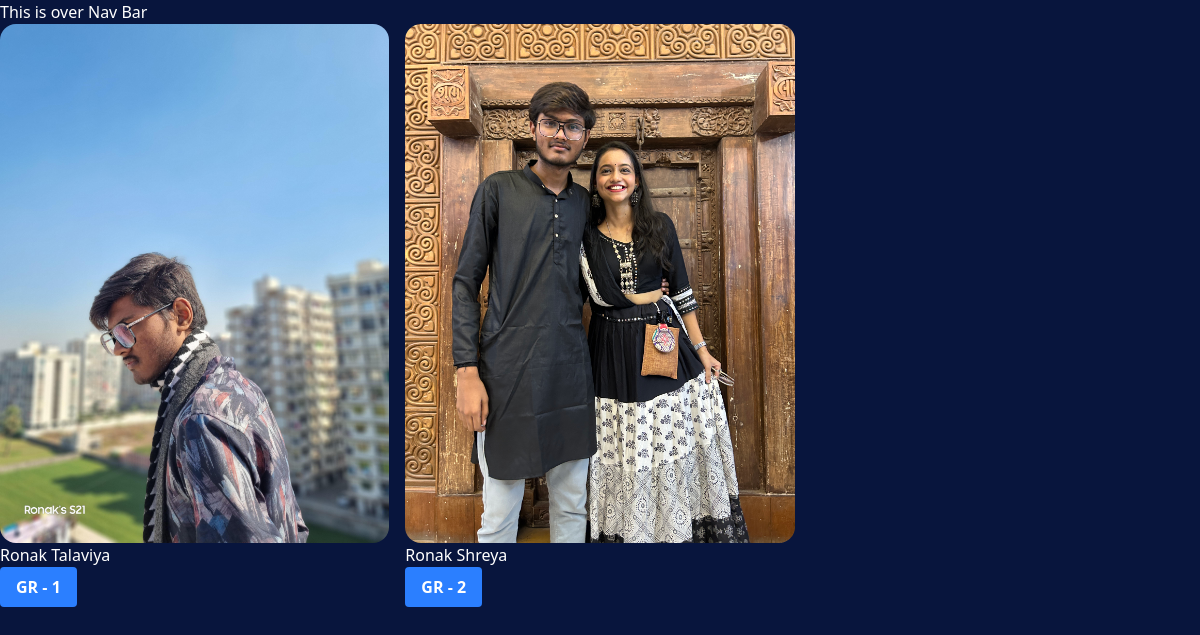
The page /ronak/ on the database as committed earlier.
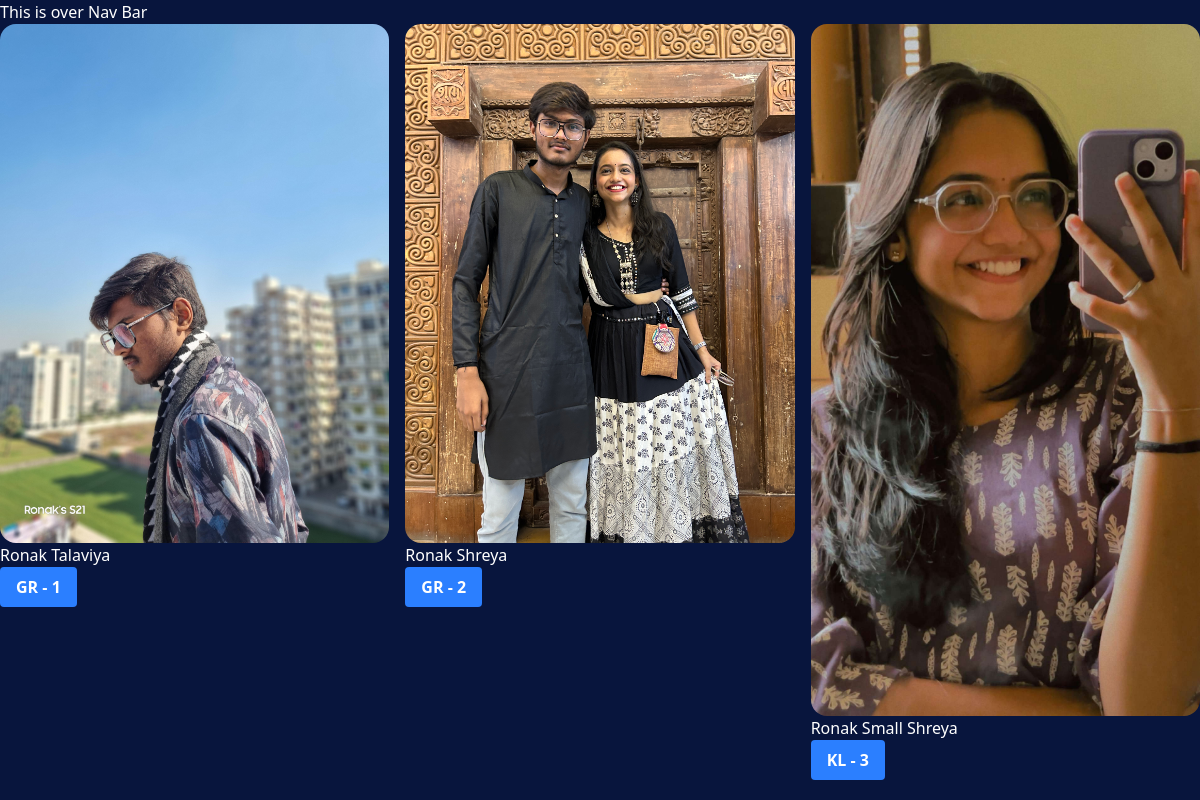
The same page on the database as committed later.
### ronak/models.py (models this page shows, shortened)
class RonakVarity(models.Model):
      RONAK_TYPE_CHOICES = [
            ('ML', 'Type 1'),
            ('GR', 'Type 2'),
            ('KL', 'Type 3'),
            ('PL', 'Type 4'),
            ('EL', 'Type 5'),
      ]
      name = models.CharField(max_length=100)
      image = models.ImageField(upload_to='ronaks/')
      date_added = models.DateTimeField(default=timezone.now)
      type= models.CharField(max_length=2, choices=RONAK_TYPE_CHOICES, default='ML')
      description = models.TextField(blank=True, null=True)

### ronak/views.py (the view)
# urls.py: path('', views.all_ronak, name='all_home'),  #localhost:8000/ronak
def all_ronak(request):
    ronaks = RonakVarity.objects.all()
    return render(request, 'ronak/all_ronak.html',{'ronaks': ronaks})

### ronak/templates/ronak/all_ronak.html (shortened to what this page needs)
{% extends "layout.html" %}
{% block contect %}
      <div class="grid grid-cols-3 gap-4">
            {% for ronak in ronaks  %}
                  <div class="ronak-item">
                        <img class="rounded-2xl" src="{{ronak.image.url}}" alt="">
                        <h2>{{ ronak.name }}</h2>
                        <a href="{% url 'ronak_detail' ronak.id %}">
                              <button
                                    type="button"
                                    class="bg-blue-500 hover:bg-blue-700 text-white font-bold py-2 px-4 rounded">
                                    {{ronak.type}} - {{ronak.id}}
                              </button>
                        </a>
                  </div>
            {% endfor %}
      </div>
{% endblock %}

### templates/layout.html (shortened to what this page needs)
{% load static %}
{% load static tailwind_tags %}
<!DOCTYPE html>
<html lang="en">
<head>
      <link rel="stylesheet" href="{% static 'style.css'%}">
      {% tailwind_css %}
</head>
<body>
      <nav>This is over Nav Bar</nav>
      {% block contect %}{% endblock %}
</body>
</html>

### static/style.css (style rules this page uses)
body { background-color: #08153d; color: #ffffff; }

Rows that differ between the two databases and show on the page:
added RonakVarity: image (picture), name "Ronak Small Shreya", type "KL", id "3"
